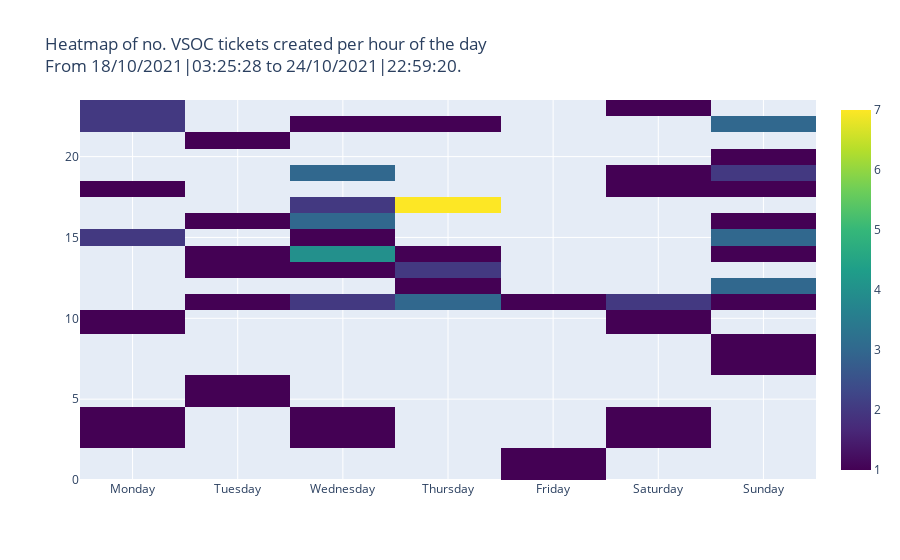

Source (notebook cell):
### Code cell
s = pd.to_datetime(vsoc_table['TIMESTAMP'])
tickets_count = s.groupby(s.dt.floor('H')).size().reset_index(name='COUNT')
tickets_count['DAY'] = tickets_count['TIMESTAMP'].dt.day_name()
tickets_count['HR'] = tickets_count['TIMESTAMP'].dt.hour
heat_map_data = [go.Heatmap(x=tickets_count['DAY'], y = tickets_count['HR'], z = tickets_count['COUNT'],colorscale='Viridis')]
heat_map_layout = go.Layout(title_text='Heatmap of no. VSOC tickets created per hour of the day<br>From {} '
                                       'to {}.'.format(vsoc_table.start_timestamp, vsoc_table.end_timestamp,))
fig = go.Figure(data = heat_map_data, layout = heat_map_layout)
fig.show()
fig.write_image('./OUTPUT/HEATMAP.pdf')

### Figure 1 — Plotly figure (JSON) as saved in the notebook; plotly's stock layout.template omitted (floating-point values rounded to 4 significant figures)
{"data": [{"colorscale": [[0, "#440154"], [0.1111, "#482878"], [0.2222, "#3e4989"], [0.3333, "#31688e"], [0.4444, "#26828e"], [0.5556, "#1f9e89"], [0.6667, "#35b779"], [0.7778, "#6ece58"], [0.8889, "#b5de2b"], [1, "#fde725"]], "type": "heatmap", "x": ["Monday", "Monday", "Monday", "Monday", "Monday", "Monday", "Tuesday", "Tuesday", "Tuesday", "Tuesday", "Tuesday", "Tuesday", "Wednesday", "Wednesday", "Wednesday", "Wednesday", "Wednesday", "Wednesday", "Wednesday", "Wednesday", "Wednesday", "Thursday", "Thursday", "Thursday", "Thursday", "Thursday", "Thursday", "Friday", "Friday", "Saturday", "Saturday", "Saturday", "Saturday", "Saturday", "Saturday", "Sunday", "Sunday", "Sunday", "Sunday", "Sunday", "Sunday", "Sunday", "Sunday", "Sunday", "Sunday", "Sunday"], "y": [3, 10, 15, 18, 22, 23, 6, 11, 13, 14, 16, 21, 3, 11, 13, 14, 15, 16, 17, 19, 22, 11, 12, 13, 14, 17, 22, 1, 11, 3, 10, 11, 18, 19, 23, 7, 8, 11, 12, 14, 15, 16, 18, 19, 20, 22], "z": [1, 1, 2, 1, 2, 2, 1, 1, 1, 1, 1, 1, 1, 2, 1, 4, 1, 3, 2, 3, 1, 3, 1, 2, 1, 7, 1, 1, 1, 1, 1, 2, 1, 1, 1, 1, 1, 1, 3, 1, 3, 1, 1, 2, 1, 3]}], "layout": {"title": {"text": "Heatmap of no. VSOC tickets created per hour of the day<br>From 18/10/2021|03:25:28 to 24/10/2021|22:59:20."}}}
